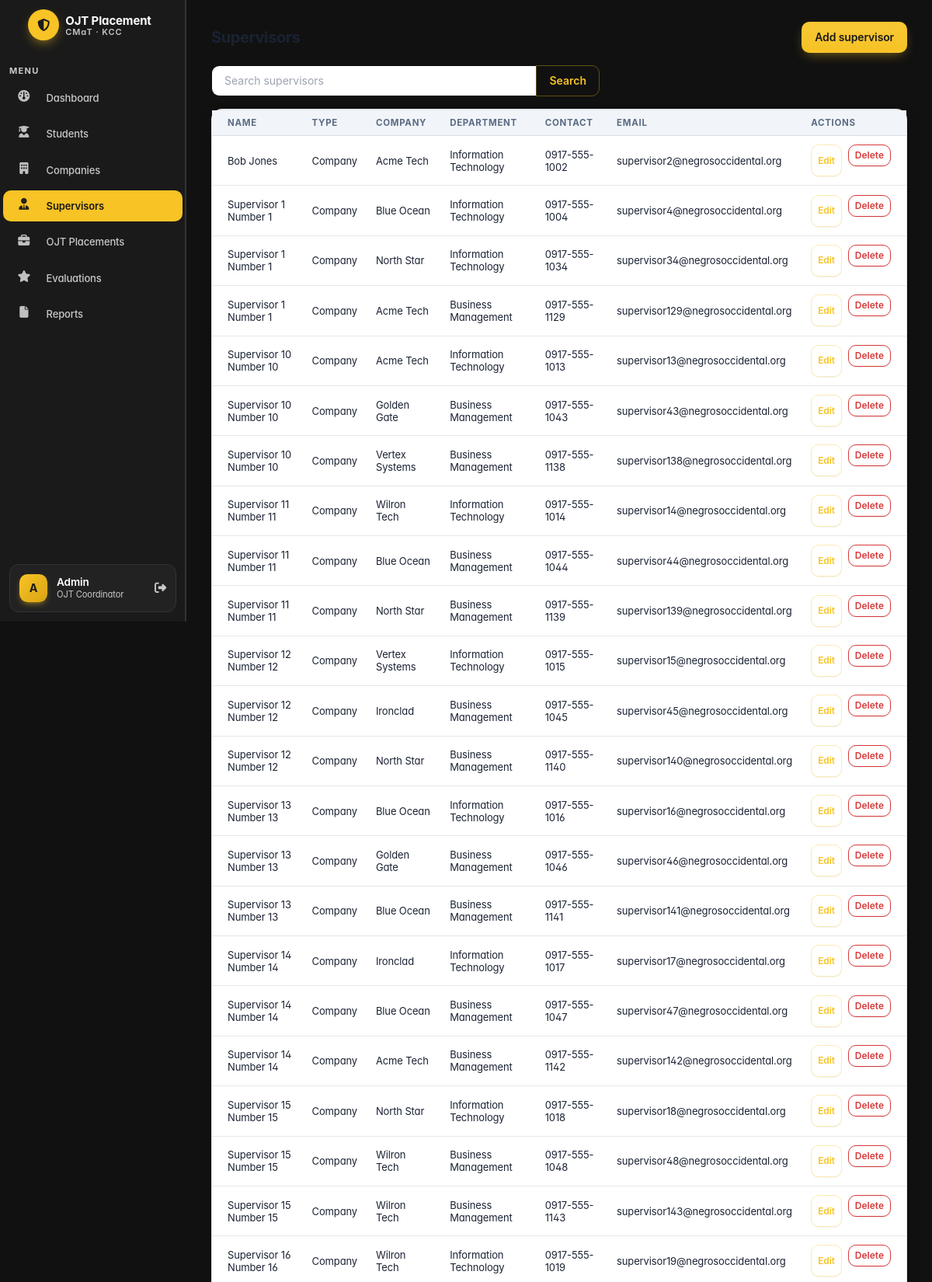
Page /supervisors/ (signed in, upper part) on the committed database.
### apps/supervisors/models.py (models this page shows, shortened)
class Supervisor(models.Model):
    class Type(models.TextChoices):
        SCHOOL = 'School', 'School'
        COMPANY = 'Company', 'Company'
    supervisor_id = models.AutoField(primary_key=True)
    first_name = models.CharField(max_length=50)
    last_name = models.CharField(max_length=50)
    supervisor_type = models.CharField(max_length=7, choices=Type.choices)
    email = models.EmailField(max_length=100, blank=True, null=True)
    contact_no = models.CharField(max_length=20, blank=True, null=True)
    company = models.ForeignKey(
        Company,
        on_delete=models.PROTECT,
        blank=True,
        null=True,
        related_name='supervisors',
    )
    department = models.ForeignKey(
        Department,
        on_delete=models.PROTECT,
        blank=True,
        null=True,
        related_name='supervisors',
    )
    class Meta:
        ordering = ['last_name', 'first_name']

### apps/companies/models.py (models this page shows, shortened)
class Company(models.Model):
    company_name = models.CharField(max_length=150)
    address = models.CharField(max_length=255, blank=True)
    contact_person = models.CharField(max_length=100, blank=True)
    contact_no = models.CharField(max_length=20, blank=True)
    email = models.EmailField(max_length=100, blank=True)
    class Meta:
        ordering = ['company_name']

### apps/departments/models.py (models this page shows, shortened)
class Department(models.Model):
    department_name = models.CharField(max_length=100, unique=True)
    department_head = models.CharField(max_length=100, blank=True)
    class Meta:
        ordering = ['department_name']

### apps/supervisors/views.py (the view, shortened to what this page needs)
# urls.py: path('', views.supervisor_list, name='list'),
@login_required(login_url='login')
def supervisor_list(request):
    query = request.GET.get('q', '').strip()
    supervisors = Supervisor.objects.select_related('company', 'department')
    return render(request, 'supervisors/supervisor_list.html', {
        'supervisors': supervisors,
        'query': query,
    })

### apps/context_processors.py (called while the page is built)
def placement_context(request):
    first_placement_id = None
    try:
        from apps.placements.models import Placement
        first_placement = Placement.objects.order_by('-start_date').first()
        if first_placement is not None:
            first_placement_id = first_placement.pk
    except Exception:
        first_placement_id = None
    return {'first_placement_id': first_placement_id}

def student_context(request):
    is_student = False
    if request.user.is_authenticated:
        email = getattr(request.user, 'email', '') or ''
        if email:
            from apps.students.models import Student
            is_student = Student.objects.filter(email__iexact=email).exists()
    return {'is_student': is_student}

def supervisor_context(request):
    is_supervisor = False
    if request.user.is_authenticated:
        email = getattr(request.user, 'email', '') or ''
        if email:
            from apps.supervisors.models import Supervisor
            is_supervisor = Supervisor.objects.filter(email__iexact=email).exists()
    return {'is_supervisor': is_supervisor}

### templates/supervisors/supervisor_list.html (shortened to what this page needs)
{% extends "theme/base.html" %}
{% block content %}
<div class="container-xl">
  <div class="page-header d-print-none mb-3">
    <div class="row align-items-center">
      <div class="col"><h2 class="page-title">Supervisors</h2></div>
      <div class="col-auto"><a class="btn btn-primary" href="{% url 'supervisors:create' %}">Add supervisor</a></div>
    </div>
  </div>
  <form method="get" class="mb-3">
    <div class="input-group" style="max-width: 500px;">
      <input class="form-control" type="search" name="q" value="{{ query }}" placeholder="Search supervisors">
      <button class="btn btn-outline-primary" type="submit">Search</button>
    </div>
  </form>
  <div class="card">
    <div class="table-responsive">
      <table class="table table-vcenter card-table">
        <thead><tr><th>Name</th><th>Type</th><th>Company</th><th>Department</th><th>Contact</th><th>Email</th><th class="w-1">Actions</th></tr></thead>
        <tbody>
          {% for supervisor in supervisors %}
          <tr>
            <td>{{ supervisor.first_name }} {{ supervisor.last_name }}</td>
            <td>{{ supervisor.get_supervisor_type_display }}</td>
            <td>{{ supervisor.company.company_name|default:"—" }}</td>
            <td>{{ supervisor.department.department_name|default:"—" }}</td>
            <td>{{ supervisor.contact_no|default:"—" }}</td>
            <td>{{ supervisor.email|default:"—" }}</td>
            <td><div class="d-flex gap-2">
              <a class="btn btn-sm btn-outline-primary" href="{% url 'supervisors:update' supervisor.pk %}">Edit</a>
              <form method="post" action="{% url 'supervisors:delete' supervisor.pk %}" onsubmit="return confirm('Delete this supervisor?');">
                {% csrf_token %}<button class="btn btn-sm btn-outline-danger" type="submit">Delete</button>
              </form>
            </div></td>
          </tr>
          {% empty %}<tr><td colspan="7" class="text-center text-muted p-4">No supervisors found.</td></tr>{% endfor %}
        </tbody>
      </table>
    </div>
  </div>
</div>
{% endblock %}

### templates/theme/sidebar.html (shortened to what this page needs)
<aside class="navbar navbar-vertical navbar-expand-lg navbar-dark dh-sidebar">
  <div class="container-fluid">
    <div class="navbar-brand navbar-brand-autodark dh-brand">
      <a href="{% url 'dashboard' %}" class="d-flex align-items-center gap-2 text-decoration-none">
        <span class="dh-brand-mark">
          <i class="fa-solid fa-shield-halved"></i>
        </span>
        <span class="lh-1">
          <span class="dh-brand-name">OJT Placement</span>
          <span class="dh-brand-sub">CMaT · KCC</span>
        </span>
      </a>
    </div>
    <div class="collapse navbar-collapse" id="sidebar-menu">
      <ul class="navbar-nav pt-lg-2 py-lg-2">
        <li class="nav-item">
          <span class="dh-nav-section">MENU</span>
        </li>
        <li class="nav-item mb-1">
          <a
            class="nav-link {% if request.resolver_match.url_name == 'dashboard' %}active{% endif %}"
            href="{% url 'dashboard' %}"
            aria-current="{% if request.resolver_match.url_name == 'dashboard' %}page{% else %}false{% endif %}"
          >
            <span class="nav-link-icon d-md-none d-lg-inline-block">
              <i class="fa fa-dashboard"></i>
            </span>
            <span class="nav-link-title">Dashboard</span>
          </a>
        </li>
        <li class="nav-item mb-1">
          <a
            class="nav-link {% if request.resolver_match.app_name == 'students' %}active{% endif %}"
            href="{% url 'students:list' %}"
            aria-current="{% if request.resolver_match.app_name == 'students' %}page{% else %}false{% endif %}"
          >
            <span class="nav-link-icon d-md-none d-lg-inline-block">
              <i class="fas fa-user-graduate"></i>
            </span>
            <span class="nav-link-title">Students</span>
          </a>
        </li>
        <li class="nav-item mb-1">
          <a
            class="nav-link {% if request.resolver_match.app_name == 'companies' %}active{% endif %}"
            href="{% url 'companies:list' %}"
            aria-current="{% if request.resolver_match.app_name == 'companies' %}page{% else %}false{% endif %}"
          >
            <span class="nav-link-icon d-md-none d-lg-inline-block">
              <i class="fas fa-building"></i>
            </span>
            <span class="nav-link-title">Companies</span>
          </a>
        </li>
        <li class="nav-item mb-1">
          <a
            class="nav-link {% if request.resolver_match.app_name == 'supervisors' %}active{% endif %}"
            href="{% url 'supervisors:list' %}"
            aria-current="{% if request.resolver_match.app_name == 'supervisors' %}page{% else %}false{% endif %}"
          >
            <span class="nav-link-icon d-md-none d-lg-inline-block">
              <i class="fas fa-user-tie"></i>
            </span>
            <span class="nav-link-title">Supervisors</span>
          </a>
        </li>
        <li class="nav-item mb-1">
          <a
            class="nav-link {% if request.resolver_match.app_name == 'placements' %}active{% endif %}"
            href="{% url 'placements:list' %}"
            aria-current="{% if request.resolver_match.app_name == 'placements' %}page{% else %}false{% endif %}"
          >
            <span class="nav-link-icon d-md-none d-lg-inline-block">
              <i class="fa fa-briefcase"></i>
            </span>
            <span class="nav-link-title">OJT Placements</span>
          </a>
        </li>
        {% if first_placement_id %}
        <li class="nav-item mb-1">
          <a
            class="nav-link {% if request.resolver_match.url_name == 'evaluation_list' %}active{% endif %}"
            href="{% url 'placements:evaluation_list' first_placement_id %}"
            aria-current="{% if request.resolver_match.url_name == 'evaluation_list' %}page{% else %}false{% endif %}"
          >
            <span class="nav-link-icon d-md-none d-lg-inline-block">
              <i class="fa fa-star"></i>
            </span>
            <span class="nav-link-title">Evaluations</span>
          </a>
        </li>
        {% endif %}
        {% if first_placement_id %}
        <li class="nav-item mb-1">
          <a
            class="nav-link {% if request.resolver_match.url_name == 'report_list' %}active{% endif %}"
            href="{% url 'placements:report_list' first_placement_id %}"
            aria-current="{% if request.resolver_match.url_name == 'report_list' %}page{% else %}false{% endif %}"
          >
            <span class="nav-link-icon d-md-none d-lg-inline-block">
              <i class="fa fa-file"></i>
            </span>
            <span class="nav-link-title">Reports</span>
          </a>
        </li>
        {% endif %}
      </ul>
      <div class="dh-nav-sidebar-footer">
        <div class="dh-user-card">
          <span class="dh-avatar">{{ request.user.first_name|first|upper|default:"A" }}</span>
          <div class="dh-user-meta">
            <span class="dh-user-name">{{ request.user.get_full_name|default:"Admin" }}</span>
            <span class="dh-user-role">OJT Coordinator</span>
          </div>
          <a class="dh-user-logout" href="{% url 'logout' %}" title="Sign out">
            <i class="fa fa-sign-out-alt"></i>
          </a>
        </div>
      </div>
    </div>
  </div>
</aside>

### rows in the picture
Supervisor: first_name "Bob", last_name "Jones", supervisor_type "Company", company.company_name "Acme Tech", department.department_name "Information Technology", contact_no "0917-555-1002", email "supervisor2@negrosoccidental.org"
Supervisor: first_name "Supervisor 1", last_name "Number 1", supervisor_type "Company", company.company_name "Blue Ocean", department.department_name "Information Technology", contact_no "0917-555-1004", email "supervisor4@negrosoccidental.org"
Supervisor: first_name "Supervisor 1", last_name "Number 1", supervisor_type "Company", company.company_name "North Star", department.department_name "Information Technology", contact_no "0917-555-1034", email "supervisor34@negrosoccidental.org"
Supervisor: first_name "Supervisor 1", last_name "Number 1", supervisor_type "Company", company.company_name "Acme Tech", department.department_name "Business Management", contact_no "0917-555-1129", email "supervisor129@negrosoccidental.org"
Supervisor: first_name "Supervisor 10", last_name "Number 10", supervisor_type "Company", company.company_name "Acme Tech", department.department_name "Information Technology", contact_no "0917-555-1013", email "supervisor13@negrosoccidental.org"
Supervisor: first_name "Supervisor 10", last_name "Number 10", supervisor_type "Company", company.company_name "Golden Gate", department.department_name "Business Management", contact_no "0917-555-1043", email "supervisor43@negrosoccidental.org"
Supervisor: first_name "Supervisor 10", last_name "Number 10", supervisor_type "Company", company.company_name "Vertex Systems", department.department_name "Business Management", contact_no "0917-555-1138", email "supervisor138@negrosoccidental.org"
Supervisor: first_name "Supervisor 11", last_name "Number 11", supervisor_type "Company", company.company_name "Wilron Tech", department.department_name "Information Technology", contact_no "0917-555-1014", email "supervisor14@negrosoccidental.org"
Supervisor: first_name "Supervisor 11", last_name "Number 11", supervisor_type "Company", company.company_name "Blue Ocean", department.department_name "Business Management", contact_no "0917-555-1044", email "supervisor44@negrosoccidental.org"
Supervisor: first_name "Supervisor 11", last_name "Number 11", supervisor_type "Company", company.company_name "North Star", department.department_name "Business Management", contact_no "0917-555-1139", email "supervisor139@negrosoccidental.org"
Supervisor: first_name "Supervisor 12", last_name "Number 12", supervisor_type "Company", company.company_name "Vertex Systems", department.department_name "Information Technology", contact_no "0917-555-1015", email "supervisor15@negrosoccidental.org"
Supervisor: first_name "Supervisor 12", last_name "Number 12", supervisor_type "Company", company.company_name "Ironclad", department.department_name "Business Management", contact_no "0917-555-1045", email "supervisor45@negrosoccidental.org"
Supervisor: first_name "Supervisor 12", last_name "Number 12", supervisor_type "Company", company.company_name "North Star", department.department_name "Business Management", contact_no "0917-555-1140", email "supervisor140@negrosoccidental.org"
Supervisor: first_name "Supervisor 13", last_name "Number 13", supervisor_type "Company", company.company_name "Blue Ocean", department.department_name "Information Technology", contact_no "0917-555-1016", email "supervisor16@negrosoccidental.org"
Supervisor: first_name "Supervisor 13", last_name "Number 13", supervisor_type "Company", company.company_name "Golden Gate", department.department_name "Business Management", contact_no "0917-555-1046", email "supervisor46@negrosoccidental.org"
Supervisor: first_name "Supervisor 13", last_name "Number 13", supervisor_type "Company", company.company_name "Blue Ocean", department.department_name "Business Management", contact_no "0917-555-1141", email "supervisor141@negrosoccidental.org"
Supervisor: first_name "Supervisor 14", last_name "Number 14", supervisor_type "Company", company.company_name "Ironclad", department.department_name "Information Technology", contact_no "0917-555-1017", email "supervisor17@negrosoccidental.org"
Supervisor: first_name "Supervisor 14", last_name "Number 14", supervisor_type "Company", company.company_name "Blue Ocean", department.department_name "Business Management", contact_no "0917-555-1047", email "supervisor47@negrosoccidental.org"
Supervisor: first_name "Supervisor 14", last_name "Number 14", supervisor_type "Company", company.company_name "Acme Tech", department.department_name "Business Management", contact_no "0917-555-1142", email "supervisor142@negrosoccidental.org"
Supervisor: first_name "Supervisor 15", last_name "Number 15", supervisor_type "Company", company.company_name "North Star", department.department_name "Information Technology", contact_no "0917-555-1018", email "supervisor18@negrosoccidental.org"
Supervisor: first_name "Supervisor 15", last_name "Number 15", supervisor_type "Company", company.company_name "Wilron Tech", department.department_name "Business Management", contact_no "0917-555-1048", email "supervisor48@negrosoccidental.org"
Supervisor: first_name "Supervisor 15", last_name "Number 15", supervisor_type "Company", company.company_name "Wilron Tech", department.department_name "Business Management", contact_no "0917-555-1143", email "supervisor143@negrosoccidental.org"
Supervisor: first_name "Supervisor 16", last_name "Number 16", supervisor_type "Company", company.company_name "Wilron Tech", department.department_name "Information Technology", contact_no "0917-555-1019", email "supervisor19@negrosoccidental.org"

### other values in the picture
{{ request.user.first_name|first|upper|default:"A" }} "A"
{{ request.user.get_full_name|default:"Admin" }} "Admin"
